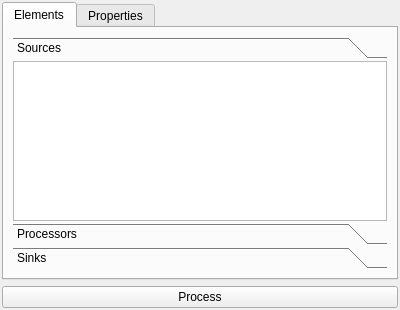
<?xml version="1.0" encoding="UTF-8"?>
<ui version="4.0">
 <class>TypesWindow</class>
 <widget class="QWidget" name="TypesWindow">
  <property name="geometry">
   <rect>
    <x>0</x>
    <y>0</y>
    <width>400</width>
    <height>310</height>
   </rect>
  </property>
  <property name="windowTitle">
   <string>Types</string>
  </property>
  <layout class="QVBoxLayout" name="verticalLayout">
   <property name="margin">
    <number>2</number>
   </property>
   <item>
    <widget class="QTabWidget" name="tabWidget">
     <property name="currentIndex">
      <number>0</number>
     </property>
     <widget class="QWidget" name="elementsTab">
      <attribute name="title">
       <string>Elements</string>
      </attribute>
      <layout class="QVBoxLayout" name="verticalLayout_2">
       <item>
        <widget class="QToolBox" name="toolBox">
         <property name="currentIndex">
          <number>0</number>
         </property>
         <property name="tabSpacing">
          <number>2</number>
         </property>
         <widget class="QWidget" name="sourcesPage">
          <property name="geometry">
           <rect>
            <x>0</x>
            <y>0</y>
            <width>374</width>
            <height>167</height>
           </rect>
          </property>
          <attribute name="label">
           <string>Sources</string>
          </attribute>
          <layout class="QVBoxLayout" name="verticalLayout_3">
           <property name="margin">
            <number>0</number>
           </property>
           <item>
            <widget class="QListWidget" name="sourcesList">
             <property name="movement">
              <enum>QListView::Static</enum>
             </property>
             <property name="viewMode">
              <enum>QListView::IconMode</enum>
             </property>
            </widget>
           </item>
          </layout>
         </widget>
         <widget class="QWidget" name="processorsPage">
          <property name="geometry">
           <rect>
            <x>0</x>
            <y>0</y>
            <width>374</width>
            <height>167</height>
           </rect>
          </property>
          <attribute name="label">
           <string>Processors</string>
          </attribute>
          <layout class="QVBoxLayout" name="verticalLayout_4">
           <property name="margin">
            <number>0</number>
           </property>
           <item>
            <widget class="QListWidget" name="processorsList">
             <property name="movement">
              <enum>QListView::Static</enum>
             </property>
             <property name="viewMode">
              <enum>QListView::IconMode</enum>
             </property>
            </widget>
           </item>
          </layout>
         </widget>
         <widget class="QWidget" name="sinksPage">
          <property name="geometry">
           <rect>
            <x>0</x>
            <y>0</y>
            <width>374</width>
            <height>167</height>
           </rect>
          </property>
          <attribute name="label">
           <string>Sinks</string>
          </attribute>
          <layout class="QHBoxLayout" name="horizontalLayout">
           <property name="margin">
            <number>0</number>
           </property>
           <item>
            <widget class="QListWidget" name="sinksList">
             <property name="movement">
              <enum>QListView::Static</enum>
             </property>
             <property name="viewMode">
              <enum>QListView::IconMode</enum>
             </property>
            </widget>
           </item>
          </layout>
         </widget>
        </widget>
       </item>
      </layout>
     </widget>
     <widget class="QWidget" name="propertiesTab">
      <attribute name="title">
       <string>Properties</string>
      </attribute>
     </widget>
    </widget>
   </item>
   <item>
    <widget class="QPushButton" name="processButton">
     <property name="text">
      <string>Process</string>
     </property>
    </widget>
   </item>
  </layout>
 </widget>
 <resources>
  <include location="newVdfIcons.qrc"/>
 </resources>
 <connections/>
</ui>
